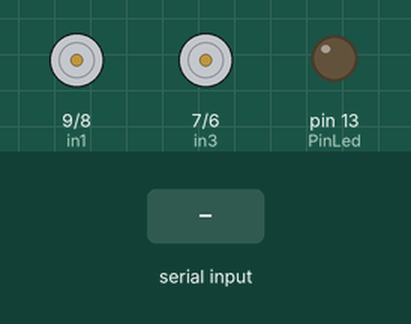
Bench run of a sketch on a simulated Arduino Uno, built with avr-gcc and run on an emulated ATmega328P. Shown: motor-driver pin pairs drawn as motors (green arrow = first pin HIGH = forward, orange = second pin HIGH = backward, longer = more drive, scaled by the enable pin), output pins drawn as LEDs (lit = HIGH). Inputs (shaded band) come from the test bench.

Above: at 1.2 s.
1.3 s: "f" received over Serial
At 1.6 s:
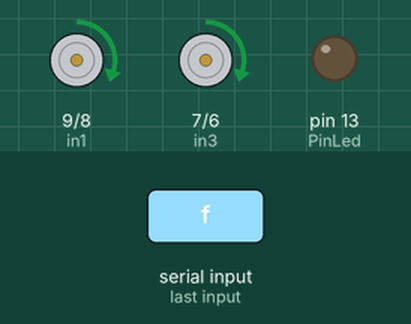
2.8 s: "b" received over Serial
At 4.0 s:
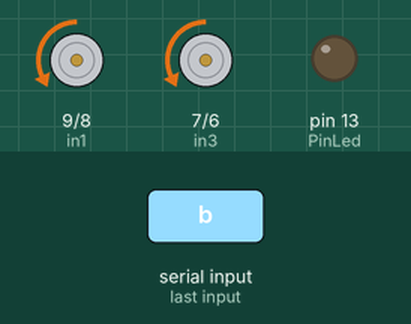
4.3 s: "l" received over Serial
At 5.1 s:
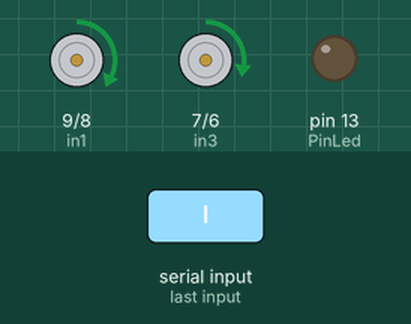
5.8 s: "r" received over Serial
At 6.2 s:
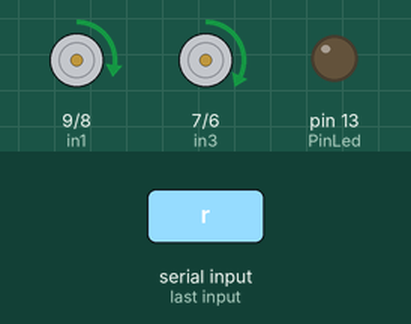
7.3 s: "1" received over Serial
At 8.6 s:
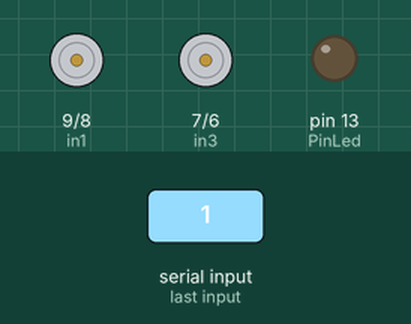
Timing chart, 0 to 9.8 s (numbered marks = the images above; inputs shaded):
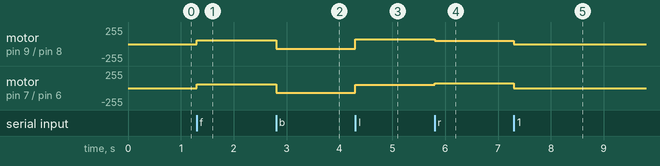

The sketch:

SerialProcessing.ino
```cpp
int PinLed = 13;
boolean state = false;


//M1
int enA = 10;
int in1 = 9;
int in2 = 8;
//M2
int enB = 5;
int in3 = 7;
int in4 = 6;


void setup() {
  pinMode(PinLed, OUTPUT);

pinMode(enA, OUTPUT);
pinMode(in1, OUTPUT);
pinMode(in2, OUTPUT);

pinMode(enB, OUTPUT);
pinMode(in3, OUTPUT);
pinMode(in4, OUTPUT);

  Serial.begin(9600);
}

void loop() {
  if (Serial.available() > 0) {
    char Data = Serial.read();
    state = !state;
    if (Data=='f') { // forward

    mpower(1,1,60);
    mpower(2,1,60);
    }
    else if (Data=='b') { // back

    mpower(1,-1,70);
    mpower(2,-1,70);
    }
     else if (Data=='l') { // left

    mpower(1,1,70);
    mpower(2,1,50);
    }
     else if (Data=='r') { // right

    mpower(1,1,50);
    mpower(2,1,70);
    }
    else{
       mpower(1,0,100);
    mpower(2,0,100);

      }

  }
}
```

Motors.ino
```cpp
/*
   mpower(motor number,rotation,speed);

  motor number
  1-1st motor
  2-2nd motor

  rotation
  1-Forword
  0-Stop
  -1- Backword

  speed
  0-255 PWM value

*/

void mpower(int motor, int rotation, int spd) {
  int pwm;
  int pA;
  int pB;
  if (motor == 1) {
    pwm = enA;
    pA = in1;
    pB = in2;
  } else if (motor == 2) {
    pwm = enB;
    pA = in3;
    pB = in4;
  } else {
    return;
  }

  if (rotation == 0) {
    digitalWrite(pA, LOW);
    digitalWrite(pB, LOW);
  } else if (rotation == 1) {
    digitalWrite(pA, HIGH);
    digitalWrite(pB, LOW);
  } else if (rotation == -1) {
    digitalWrite(pA, LOW);
    digitalWrite(pB, HIGH);
  }
  analogWrite(pwm, spd);

}
```

Measured:
- after the input at 1.3 s, motor on pin 9 (in1) / pin 8 (in2), motor on pin 7 (in3) / pin 6 (in4): stopped → forward 60/255 at once
- after the input at 2.8 s, motor on pin 9 (in1) / pin 8 (in2), motor on pin 7 (in3) / pin 6 (in4): forward 60/255 → backward 70/255 at once
- after the input at 4.3 s, motor on pin 9 (in1) / pin 8 (in2): backward 70/255 → forward 70/255 at once; motor on pin 7 (in3) / pin 6 (in4): backward 70/255 → forward 50/255 at once
- after the input at 5.8 s, motor on pin 9 (in1) / pin 8 (in2): forward 70/255 → forward 50/255 at once; motor on pin 7 (in3) / pin 6 (in4): forward 50/255 → forward 70/255 at once
- after the input at 7.3 s, motor on pin 9 (in1) / pin 8 (in2): forward 50/255 → stopped at once; motor on pin 7 (in3) / pin 6 (in4): forward 70/255 → stopped at once
